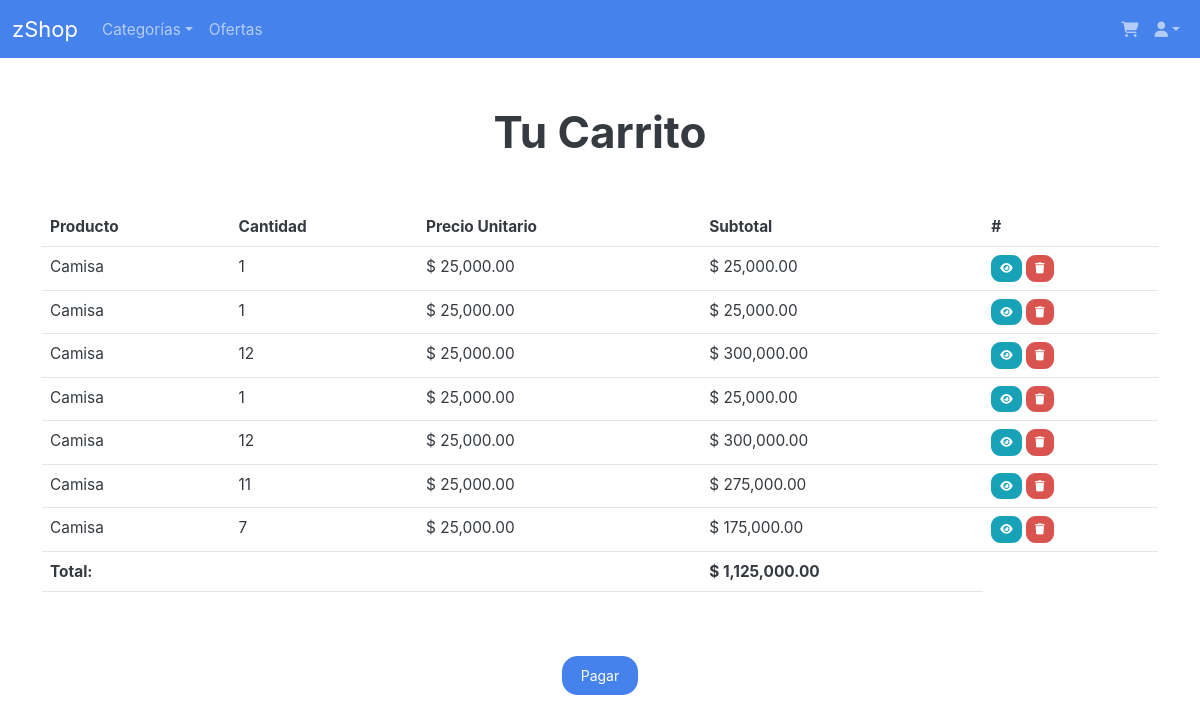
The app's page /cart/ (signed in) with its own data.
### shop/models.py (models this page shows, shortened)
class Cart(models.Model):
    id = models.AutoField(primary_key=True)
    user = models.ForeignKey(User, on_delete=models.CASCADE)
    product = models.ForeignKey(Product, on_delete=models.CASCADE)
    quantity = models.PositiveBigIntegerField(default=1)
    created_at = models.DateTimeField(auto_now_add=True)

class Product(models.Model):
    STATUS = (
        ('Disponible', 'Disponible'),
        ('Agotado', 'Agotado')
    )
    id = models.AutoField(primary_key=True)
    name = models.CharField(max_length=100)
    description = models.TextField(blank=True)
    price = models.DecimalField(max_digits=15, decimal_places=2, null=True)
    image = models.ImageField(upload_to='items/', null=True)
    category = models.ForeignKey(CategoryShop, null=True, on_delete=models.SET_NULL)
    status = models.CharField(max_length=100, null=True, choices=STATUS)
    created_at = models.DateTimeField(auto_now_add=True)

### shop/views.py (the view)
# urls.py: path('cart/', CartView.as_view(), name='cart'),
class CartView(TemplateView):
    template_name = 'shop/cart.html'
    def get(self, request, *args, **kwargs):
        if request.user.is_authenticated:
            context = super().get_context_data(**kwargs)
            context['user'] = request.user
            context['cart_items'] = Cart.objects.filter(user=request.user)
            context['cart_total'] = sum(item.product.price * item.quantity for item in context['cart_items'])
            return self.render_to_response(context)
        return redirect('accounts:login')

### drf/filter.py (called while the page is built)
@register.filter
def multiply(value, arg):
    return value * arg

### template/shop/cart.html (shortened to what this page needs)
{% extends 'shop/base.html' %}
{% load static %}
{% load humanize %}
{% load filter %}
{% block content %}
<div class="container my-5">
    <h1 class="text-center mb-5">Tu Carrito</h1>
    {% if cart_items %}
    <div class="table-responsive">
        <table class="table table-hover">
            <thead>
                <tr>
                    <th>Producto</th>
                    <th>Cantidad</th>
                    <th>Precio Unitario</th>
                    <th>Subtotal</th>
                    <th>#</th>
                </tr>
            </thead>
            <tbody>
                {% for item in cart_items %}
                <tr>
                    <td> {{ item.product.name }}</td>
                    <td> {{ item.quantity }}</td>
                    <td>$ {{ item.product.price|intcomma }}</td>
                    <td>$ {{ item.product.price|multiply:item.quantity|intcomma }}</td>
                    <td>
                        <a class="btn btn-sm btn-info" href="{% url 'shop:product' id=item.product.id%}"><i class="fa-solid fa-eye"></i></a>
                        <a class="btn btn-sm btn-danger" href="{% url 'shop:cart_remove' user=user.id id=item.id %}"><i class="fa-solid fa-trash"></i></a>
                    </td>
                </tr>
                {% endfor %}
                <tr>
                    <td colspan="3" class="text-right"><strong>Total:</strong></td>
                    <td><strong>$ {{ cart_total|intcomma }}</strong></td>
                </tr>
            </tbody>
        </table>
    </div>
    <div class="text-center mt-5">
        <a href="% url 'checkout' %}" class="btn btn-primary">Pagar</a>
    </div>
    {% else %}
    <div class="alert alert-info" role="alert">
        Tu carrito está vacío. <a href="{% url 'shop:dashboard' %}" class="alert-link">Continuar comprando</a>.
    </div>
    {% endif %}
</div>
{% endblock %}

### records on screen
Cart: product.name "Camisa", quantity "1", product.price "25,000.00", product.price|multiply "25,000.00"
Cart: product.name "Camisa", quantity "1", product.price "25,000.00", product.price|multiply "25,000.00"
Cart: product.name "Camisa", quantity "12", product.price "25,000.00", product.price|multiply "300,000.00"
Cart: product.name "Camisa", quantity "1", product.price "25,000.00", product.price|multiply "25,000.00"
Cart: product.name "Camisa", quantity "12", product.price "25,000.00", product.price|multiply "300,000.00"
Cart: product.name "Camisa", quantity "11", product.price "25,000.00", product.price|multiply "275,000.00"
Cart: product.name "Camisa", quantity "7", product.price "25,000.00", product.price|multiply "175,000.00"

### other values on screen
{{ cart_total|intcomma }} "1,125,000.00"
